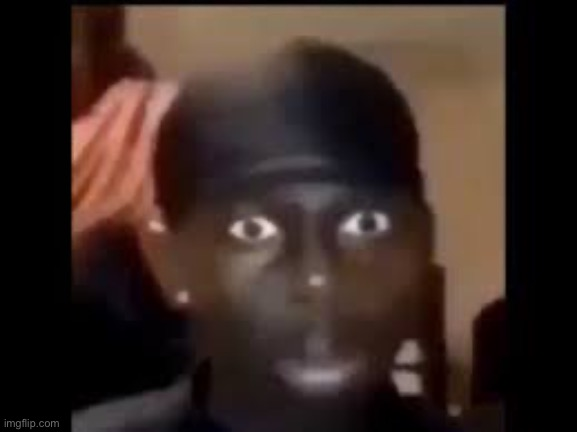
#> input picture picture.jpg, 577 x 432 px
$ python test3.py
#> lines starting #> are read from the running program, lines starting #| are printed output that depends on the picture
from time import sleep
from rich.console import Console
from PIL import Image

def print_image(image_path: str, width: int = 50):
#> called with image_path = './picture.jpg', width = 50
    console = Console()

    # Load the image
    try:
        img = Image.open(image_path)
#> img is the input picture: PIL image 577x432 RGB; mean R, G, B 58.2, 42.5, 36.7
    except FileNotFoundError:
        console.print(f"[bold red]Error: File '{image_path}' not found.[/]")
        return

    # Resize the image
    img = img.resize((width, int(img.height * (width / img.width) * 0.55)))
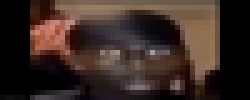
#> img: PIL image 50x20 RGB (shown 5 times larger); mean R, G, B 58.5, 42.8, 37
    img = img.convert("RGB")  # Ensure it's RGB format

    # Convert pixels to ANSI escape codes
    pixels = img.load()
    for y in range(img.height):
        row = []
        for x in range(img.width):
            r, g, b = pixels[x, y]
            row.append(f"\x1b[48;2;{r};{g};{b}m ")  # ANSI code for background
        console.print("".join(row) + "\x1b[0m")  # Reset formatting

# Test the function
print_image("./picture.jpg", width=50)
